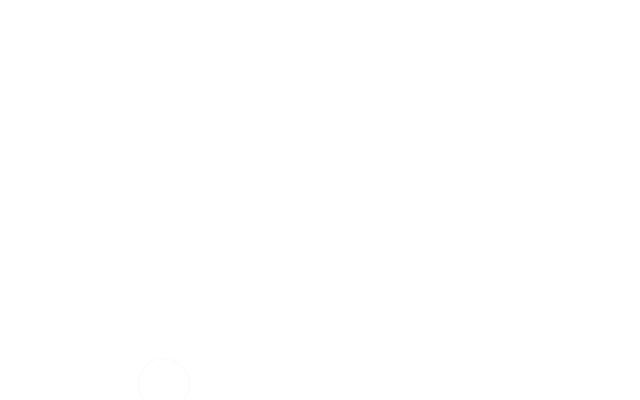
Frame 1 (no input)
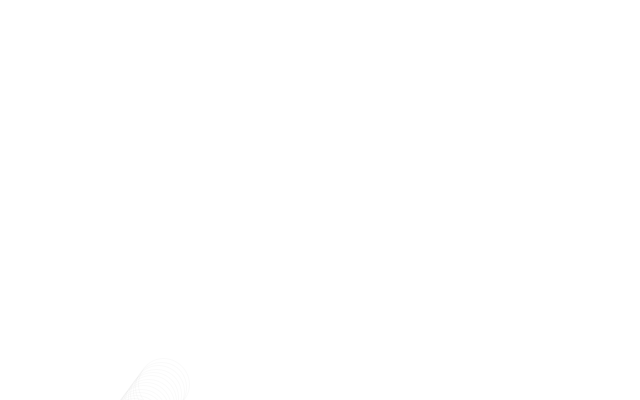
Frame 60 (the mouse pressed at the canvas centre just before this capture)
Frame 120 (the mouse held since frame 60 and released just before this capture): identical to frame 60, image omitted

The Processing sketch that drew these frames (run headless with seeded random() and noise(); from frame 60 on, the mouse is pressed at the canvas centre):

// Processing sketch: processing_51250
// ── processing_51250.pde

// Declare Mover object
Mover mover;
float ellipseradius;

void setup() {
  size(640, 400);
  smooth();
  background(255);
  // Make Mover object
  mover = new Mover(random(1, 10000));
  ellipseradius = random(2.5, 75);
}


void draw() {
  // Call functions on Mover object.
  mover.update();
  //mover.checkEdges();
  mover.display();
}


void mouseReleased() { // Click to draw a new one
  background(255);
  ellipseradius = random(2.5, 75);
  mover.mass = random(1, 10000);
  mover.randomiseVelocity();
}



class Mover {
  PVector location;
  PVector velocity;
  PVector acceleration;
  float mass;

  Mover(float tempmass) {
    location = new PVector(random(0, width), random(0, height));
    velocity = new PVector(random(-5, 5), random(-5, 5));
    acceleration = new PVector(0, 0);
    mass = tempmass;
  }

  void update() {
    PVector origin = new PVector(width/2, height/2);  
    PVector dir = PVector.sub(origin, location);
    float displacementlength = dir.mag();
    dir.normalize();
    PVector force = PVector.mult(dir, displacementlength * 0.9);    //multiply by spring constant
    acceleration = PVector.div(force, mass); // F = ma

    // Velocity change by acceleration 
    velocity.add(acceleration);
    velocity.mult(0.999); //damping
    location.add(velocity);
  }

  void display() {
    smooth();
    stroke(#000000, 5);
    strokeWeight(1);
    noFill();
    ellipse(location.x, location.y, ellipseradius*2, ellipseradius*2);
  }

  void randomiseVelocity() {
    velocity = new PVector(random(-5, 5), random(-5, 5));
  }

  void checkEdges() {

    if (location.x > width + ellipseradius) {
      location.x = 0  - ellipseradius;
    } 
    else if (location.x < 0 - ellipseradius) {
      location.x = width  + ellipseradius;
    }

    if (location.y > height  + ellipseradius) {
      location.y = 0  - ellipseradius;
    } 
    else if (location.y < 0 - ellipseradius) {
      location.y = height  + ellipseradius;
    }
  }
}
                                                
